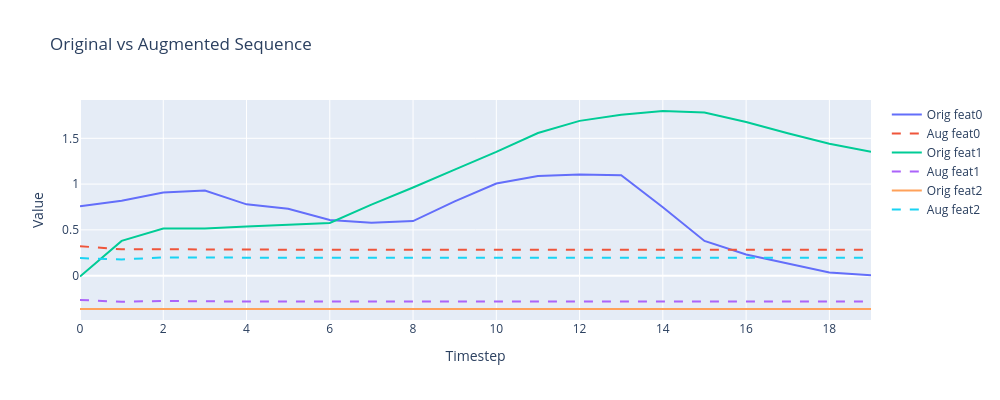

Notebook cell for this chart:
### Code cell
# Compare original and decoded
idx = 0
X_orig = X_train[few_mask][idx]
X_decoded_sample = X_aug_decoded[idx]

fig = go.Figure()
for feat in range(3):
    fig.add_trace(go.Scatter(y=X_orig[:, feat].numpy(), mode='lines', name=f'Orig feat{feat}', line=dict(dash='solid')))
    fig.add_trace(go.Scatter(y=X_decoded_sample[:, feat].numpy(), mode='lines', name=f'Aug feat{feat}', line=dict(dash='dash')))
fig.update_layout(title='Original vs Augmented Sequence', xaxis_title='Timestep', yaxis_title='Value', width=1000, height=400)
fig.show()

### Figure 1 — Plotly figure (JSON) as saved in the notebook; plotly's stock layout.template omitted (floating-point values rounded to 4 significant figures)
{"data": [{"line": {"dash": "solid"}, "mode": "lines", "name": "Orig feat0", "type": "scatter", "y": [0.7567, 0.8184, 0.9072, 0.9295, 0.7789, 0.7296, 0.6086, 0.579, 0.5963, 0.811, 1.006, 1.087, 1.105, 1.097, 0.7468, 0.3791, 0.231, 0.1299, 0.03362, 0.004006]}, {"line": {"dash": "dash"}, "mode": "lines", "name": "Aug feat0", "type": "scatter", "y": [0.3217, 0.2873, 0.2881, 0.2843, 0.2833, 0.2837, 0.2837, 0.2837, 0.2837, 0.2837, 0.2837, 0.2837, 0.2837, 0.2837, 0.2837, 0.2837, 0.2837, 0.2837, 0.2837, 0.2837]}, {"line": {"dash": "solid"}, "mode": "lines", "name": "Orig feat1", "type": "scatter", "y": [-0.009792, 0.3797, 0.5159, 0.5159, 0.538, 0.5539, 0.576, 0.7756, 0.9624, 1.159, 1.352, 1.558, 1.691, 1.757, 1.798, 1.783, 1.678, 1.555, 1.441, 1.352]}, {"line": {"dash": "dash"}, "mode": "lines", "name": "Aug feat1", "type": "scatter", "y": [-0.2658, -0.2852, -0.2763, -0.2819, -0.283, -0.2835, -0.2835, -0.2836, -0.2835, -0.2835, -0.2835, -0.2835, -0.2835, -0.2835, -0.2835, -0.2835, -0.2835, -0.2835, -0.2835, -0.2835]}, {"line": {"dash": "solid"}, "mode": "lines", "name": "Orig feat2", "type": "scatter", "y": [-0.3643, -0.3643, -0.3643, -0.3643, -0.3643, -0.3643, -0.3643, -0.3643, -0.3643, -0.3643, -0.3643, -0.3643, -0.3643, -0.3643, -0.3643, -0.3643, -0.3643, -0.3643, -0.3643, -0.3643]}, {"line": {"dash": "dash"}, "mode": "lines", "name": "Aug feat2", "type": "scatter", "y": [0.1916, 0.177, 0.1997, 0.1952, 0.1967, 0.1951, 0.1956, 0.1954, 0.1956, 0.1955, 0.1956, 0.1956, 0.1956, 0.1956, 0.1956, 0.1956, 0.1956, 0.1956, 0.1956, 0.1956]}], "layout": {"height": 400, "title": {"text": "Original vs Augmented Sequence"}, "width": 1000, "xaxis": {"title": {"text": "Timestep"}}, "yaxis": {"title": {"text": "Value"}}}}
